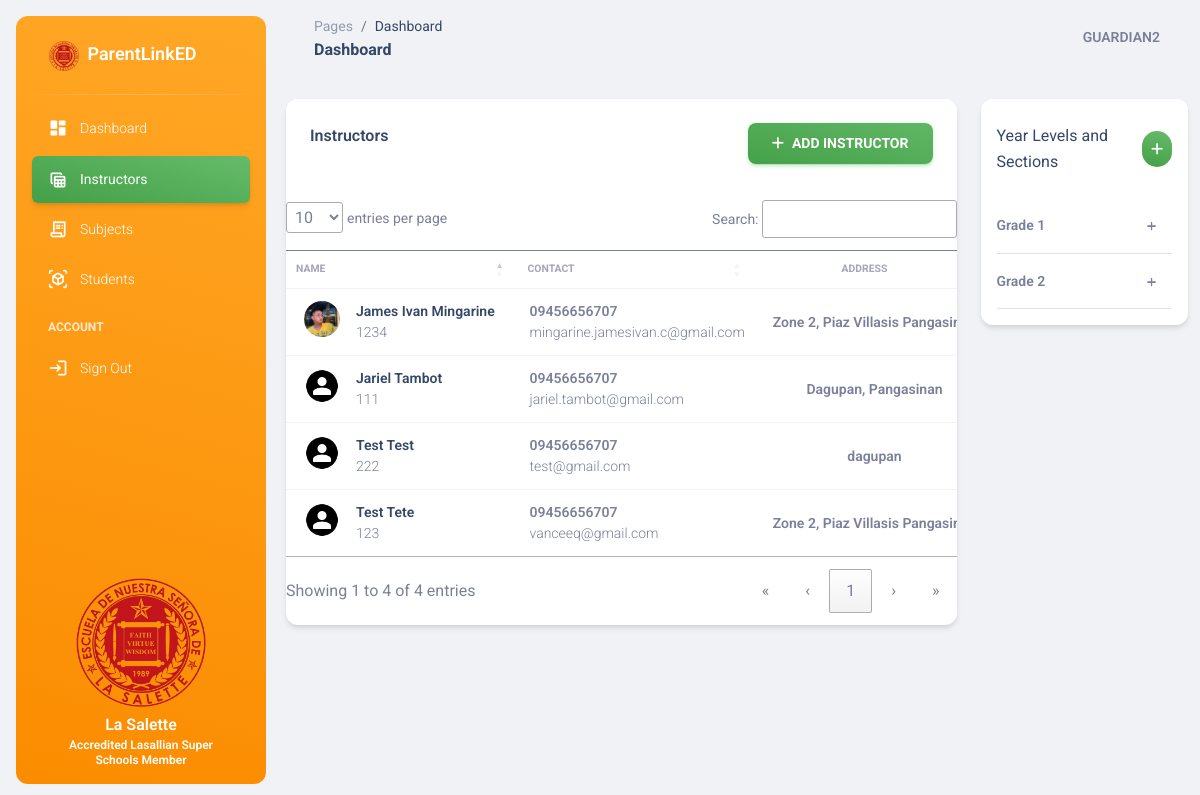
/instructors/ (signed in), run on the app's committed database.
### base/models.py (models this page shows, shortened)
class Instructor(models.Model):
    user = models.OneToOneField(User, on_delete=models.CASCADE)
    employee_id = models.CharField(max_length=100, null = True, blank = True)
    contact_number = models.CharField(max_length=11, null = True, blank = True)
    address = models.CharField(max_length=255, null = True, blank = True)
    avatar = models.ImageField(upload_to='avatars/', default = '/default_avatar.png', null = True, blank = True)
    date_created = models.DateTimeField(auto_now_add=True, null = True, blank = True)

class YearLevelSection(models.Model):
    year_levels = [
        ('Grade 1', 'Grade 1'),
        ('Grade 2', 'Grade 2'),
        ('Grade 3', 'Grade 3'),
        ('Grade 4', 'Grade 4'),
        ('Grade 5', 'Grade 5'),
        ('Grade 6', 'Grade 6'),
    ]
    year_level = models.CharField(max_length=10, choices=year_levels)
    section = models.CharField(max_length=10)
    subjects = models.ManyToManyField(Subject, null=True, blank=True, related_name='year_level_sections')
    instructor = models.ForeignKey(Instructor, on_delete=models.CASCADE, related_name='year_level_sections', null = True, blank = True)
    slug = models.SlugField(max_length=255, unique=True, null=True, blank=True)
    def __str__(self):
        return f"{self.year_level} - {self.section}"

### base/views.py (the view)
# urls.py: path('instructors/', views.instructor_page, name='instructor_page'),
@login_required
def instructor_page(request):
    instructors = Instructor.objects.prefetch_related('year_level_sections__subjects').all()
    grouped_sections = get_grouped_sections()
    context = {
        'instructors': instructors,
        'grouped_sections': grouped_sections
    }
    return render(request, 'base/admin/instructor.html', context)

### base/views.py (called while the page is built)
def get_grouped_sections():
    year_level_sections = YearLevelSection.objects.annotate(student_count=Count('student')).order_by('id', 'section')
    grouped_sections = {}
    for section in year_level_sections:
        year_level = section.year_level
        if year_level not in grouped_sections:
            grouped_sections[year_level] = []
        grouped_sections[year_level].append(section)
    return grouped_sections

### base/templates/base/admin/instructor.html (shortened to what this page needs)
{% extends 'base.html' %}
{% block content %}
<div class="row">
    <div class="col-lg-9 col-md-7 mb-md-0 mb-4">
        <div class="card">
            <div class="card-header d-flex justify-content-between">
                <h6>Instructors</h6>
                <button class="btn text-sm mb-0 bg-gradient-success" data-bs-toggle="modal" data-bs-target="#add_new_instructor">
                    <i class="fa fa-plus text-white me-2" aria-hidden="true"></i>Add Instructor
                </button>
            </div>
            <div class="table-responsive">
              <table class="table align-items-center mb-0 mt-0" id="instructor_table">
                <thead>
                  <tr>
                    <th class="text-uppercase text-secondary text-xxs font-weight-bolder opacity-7">Name</th>
                    <th class="text-uppercase text-secondary text-xxs font-weight-bolder opacity-7 ps-2">Contact</th>
                    <th class="text-center text-uppercase text-secondary text-xxs font-weight-bolder opacity-7">Address</th>
                  </tr>
                </thead>
                <tbody>
                    {% for i in instructors %}
                    <tr>
                        <td>
                            <div class="d-flex px-2 py-1">
                                <div>
                                <img src="{{ i.avatar.url }}" class="avatar avatar-sm me-3">
                                </div>
                                <div class="d-flex flex-column justify-content-center">
                                <a href="{% url 'instructor_detail' i.employee_id %}"><h6 class="mb-0 text-sm text-capitalize">{{ i.user.first_name }} {{ i.user.last_name}}</h6></a>
                                <p class="text-sm text-secondary mb-0">{{i.employee_id}}</p>
                                </div>
                            </div>
                        </td>
                        <td>
                            <p class="text-sm font-weight-bold mb-0">{{ i.contact_number }}</p>
                            <p class="text-sm text-secondary mb-0">{{ i.user.email }}</p>
                        </td>
                        <td class="text-center">
                            <p class="text-sm font-weight-bold mb-0">{{ i.address }}</p>
                        </td>
                    </tr>
                    {% endfor %}
                </tbody>
              </table>
            </div>
        </div>
    </div>
    {% include 'base/admin/section_tab.html' %}
</div>
{% endblock %}

### templates/includes/nav.html (shortened to what this page needs)
<nav class="navbar navbar-main navbar-expand-lg px-0 mx-4 shadow-none border-radius-xl" id="navbarBlur" data-scroll="true">
    <div class="container-fluid py-1 px-3">
      <nav aria-label="breadcrumb">
        <ol class="breadcrumb bg-transparent mb-0 pb-0 pt-1 px-0 me-sm-6 me-5">
          <li class="breadcrumb-item text-sm"><a class="opacity-5 text-dark" href="javascript:;">Pages</a></li>
          <li class="breadcrumb-item text-sm text-dark active" aria-current="page">Dashboard</li>
        </ol>
        <h6 class="font-weight-bolder mb-0">Dashboard</h6>
      </nav>
      <div class="collapse navbar-collapse mt-sm-0 mt-2 me-md-0 me-sm-4" id="navbar">
        <ul class="navbar-nav  justify-content-end">
          <li class="nav-item d-flex align-items-center">
            <a href="" class="nav-link text-body font-weight-bold px-0">
              <span class="d-sm-inline d-none text-uppercase">{{ request.user}}</span>
            </a>
          </li>
        </ul>
      </div>
    </div>
  </nav>

### base/templates/base/admin/section_tab.html (shortened to what this page needs)
<div class="col-lg-3 col-md-5 d-none d-md-block">
    <div class="card h-auto">
        <div class="card-header pb-0 px-3">
           <div class="d-flex justify-content-between align-items-center">
                 <a href="" class="mb-0" data-bs-toggle="tooltip" data-bs-title="view">Year Levels and Sections</a>
                 <a href="" type="button" data-bs-toggle="modal" data-bs-target="#add-section" class="bg-gradient-success avatar avatar-sm text-white"><i class="fa fa-plus"></i></a>
           </div>
        </div>
        <div class="card-body pt-4 p-3">
            <div class="accordion" id="accordionRental">
                {% for year_level, sections in grouped_sections.items %}
                    <div class="accordion-item">
                        <button class="accordion-button border-bottom font-weight-bold collapsed" type="button" data-bs-toggle="collapse" data-bs-target="#collapse_{{ year_level|slugify }}" aria-expanded="false" aria-controls="collapse_{{ year_level|slugify }}">
                            <small>{{ year_level }}</small>
                            <i class="collapse-close fa fa-plus text-xxs pt-1 position-absolute end-0 me-3" aria-hidden="true"></i>
                            <i class="collapse-open fa fa-minus text-xxs pt-1 position-absolute end-0 me-3" aria-hidden="true"></i>
                        </button>
                    </div>
                {% endfor %}
            </div>
        </div>
    </div>
</div>

### data on the page
Instructor: avatar (picture), user.first_name "James Ivan", user.last_name "Mingarine", employee_id "1234", contact_number "09456656707", user.email "mingarine.jamesivan.c@gmail.com", address "Zone 2, Piaz Villasis…"
Instructor: avatar (placeholder picture), user.first_name "Jariel", user.last_name "Tambot", employee_id "111", contact_number "09456656707", user.email "jariel.tambot@gmail.com", address "Dagupan, Pangasinan"
Instructor: avatar (placeholder picture), user.first_name "Test", user.last_name "Test", employee_id "222", contact_number "09456656707", user.email "test@gmail.com", address "dagupan"
Instructor: avatar (placeholder picture), user.first_name "Test", user.last_name "Tete", employee_id "123", contact_number "09456656707", user.email "vanceeq@gmail.com", address "Zone 2, Piaz Villasis…"
YearLevelSection: year_level "Grade 1"
YearLevelSection: year_level "Grade 2"

### other printed values
{{ request.user }} "GUARDIAN2"
